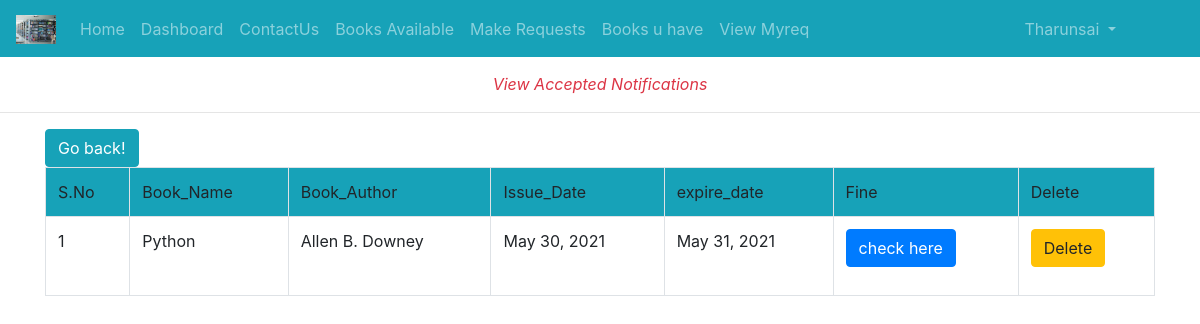
/books_st_have/ (signed in), run on the app's committed database.
### Library_App/models.py (models this page shows)
class User(AbstractUser):
	t = (
		(1,'student'),
		(2,'guest'),
		(3,'Staff'),
		)
	r=[('CSE','CSE'),('ECE','ECE'),('CIVIL','CIVIL'),('Mechanical','Mechanical'),('EEE','EEE'),('MBA','MBA')]
	role = models.IntegerField(default=2,choices=t)
	g=[('M',"Male"),('F','Female')]
	age=models.IntegerField(default=10)
	gender=models.CharField(max_length=10,choices=g,default="F")
	impf=models.ImageField(upload_to='profiles/',default="profile.jpg")
	Rg_No=models.CharField(max_length=120,default="")
	Branch=models.CharField(choices=r,max_length=120,default="")
	phone_no=models.CharField(null=True,default="1234567890",max_length=10)
	address=models.CharField(max_length=200,default="Tirupathi")

class st_admin_data(models.Model):
	Rg_No=models.CharField(max_length=120)
	Branch=models.CharField(max_length=120)
	Name=models.CharField(max_length=120)
	issue_status=models.IntegerField(default=0)
	Book_name=models.CharField(max_length=120)
	Book_author=models.CharField(max_length=120)
	Book_Edition=models.CharField(max_length=120,default="")
	Book_count=models.IntegerField(default=0)
	Issue_date=models.DateField(blank=True,null=True)
	Expire_date=models.DateField(blank=True,null=True)
	Return_Date=models.DateField(blank=True,null=True)
	Fine=models.IntegerField(default=0)
	uid=models.ForeignKey(User,on_delete=models.CASCADE)

### Library_App/views.py (the view)
# urls.py: path('books_st_have/',views.books_st_have,name="bk"),
def books_st_have(rq):
	k2=st_admin_data.objects.filter(uid_id=rq.user.id)
	print(k2)
	return render(rq,'html/books_st_have.html',{'y':k2})

### Library_App/templates/html/books_st_have.html (shortened to what this page needs)
{% extends 'html/base.html' %}
{% load static %}
{% block content %}
<div class="text-center text-danger">
	<br>
	<span><i>View Accepted Notifications</i></span>
</div>
<hr>
<div class="container">
	<table class="table table-bordered">
		<input type="button" value="Go back!" onclick="history.back()" class="btn btn-info">
		<tr class="bg bg-info">
			<td>S.No</td>
			<td>Book_Name</td>
			<td>Book_Author</td>
			<td>Issue_Date</td>
			<td>expire_date</td>
			<td>Fine</td>
			<td>Delete</td>
		</tr>
		{% for i in y %}
		{% if i.issue_status == 1 or i.issue_status == 3 %}
		<tr>
			<td>{{forloop.counter}}</td>
			<td>{{i.Book_name}}</td>
			<td>{{i.Book_author}}</td>
			<td>{{i.Issue_date}}</td>
			<td>{{i.Expire_date}}</td>
			<td>
				<p>
 					 <button class="btn btn-primary" type="button" data-toggle="collapse" data-target="#collapseExample" aria-expanded="false" aria-controls="collapseExample">
					    check here
					  </button>
				</p>
			</td>
			<td><a class="confirm-delete btn btn-warning" href="{% url 'datadelete' i.id %}">Delete</a></td>
		</tr>
		{% endif %}
		{% endfor %}
	</table>
</div>
<br><br><br><br><br>
{% endblock %}

### Library_App/templates/html/navbar.html (shortened to what this page needs)
{% load static %}
<nav class="navbar fixed-top navbar-expand-sm bg-info navbar-dark mb-2">
  <a class="navbar-brand" href="{% url 'hm' %}">
    <img src="{% static 'images/libnew.jpg' %}" alt="logo" style="width:40px;">
  </a>
  <div class="collapse navbar-collapse" id="collapsibleNavbar">
  <ul class="navbar-nav">
    {% if not user.is_authenticated %}
    <li class="nav-item">
      <a class="nav-link" href="{% url 'hm' %}">Home</a>
    </li>
    <li class="nav-item">
      <a class="nav-link" href="{% url 'at' %}">AboutUs</a>
    </li>
    <li class="nav-item">
      <a class="nav-link" href="{% url 'ct' %}">Contact Details</a>
    </li>
    {% else %}
    {% if user.is_superuser %}
     <li class="nav-item">
      <a class="nav-link" href="{% url 'hm' %}">Home</a>
    </li>
     <li class="nav-item">
      <a class="nav-link" href="{% url 'dsh' %}">Dashboard</a>
    </li>
    </li>
     <li class="nav-item">
      <a class="nav-link" href="{% url 'books_avail' %}">Books_available</a>
    </li>
    <li class="nav-item">
      <a class="nav-link" href="{% url 'gperm' %}">Grant Permission</a>
    </li>
    <li class="dropdown">
      <a type="button" class="nav-link dropdown-toggle" data-toggle="dropdown">Books Status</a>
      <div class="dropdown-menu">
        <a class="dropdown-item" href="{% url 'issue_book' %}">Issued Books</a>
      <a class="dropdown-item" href="{% url 'books_return'%}">Return Books</a></div>
    </li>
    <li class="nav-item" style='display:inline'>
      <a class="nav-link" href="{% url 'fine' %}">Fines List</a>
    </li>
    <li class="nav-item">
      <a class="nav-link" href="{% url 'viewn' %}">Students Requests</a>
    </li>
    {% else %}
   {% if user.role == 1 or user.role == 3 %}
      <li class="nav-item">
      <a class="nav-link" href="{% url 'hm' %}">Home</a>
    </li>
     <li class="nav-item">
      <a class="nav-link" href="{% url 'dsh' %}">Dashboard</a>
    </li>
    <li class="nav-item">
      <a class="nav-link" href="{% url 'ct' %}">ContactUs</a>
    </li>
    <li class="nav-item">
      <a class="nav-link" href="{% url 'studentbooks_avail' %}">Books Available</a>
    </li>
    <li class="nav-item">
      <a class="nav-link" href="{% url 'send_request' %}">Make Requests</a>
    </li>
     <li class="nav-item">
      <a class="nav-link" href="{% url 'bk' %}">Books u have</a>
    </li>
    <li class="nav-item">
        <a class="nav-link" href="{% url 'myreq' %}">View Myreq</a>
      </li>
    {% endif %}
    {% endif %}
    {% endif %}
  </ul>
  <ul class="navbar-nav ml-auto" style="margin-right:60px">
    {% if not user.is_authenticated %}
    <li class="nav-item">
      <a class="nav-link" href="{% url 'log' %}">LogIn</a>
    </li>
    {% else %}
  <li class="dropdown">
    <a type="button" class="nav-link dropdown-toggle" data-toggle="dropdown">
      {% if user.role == 1 or user.is_superuser or user.role == 3 %}
      {{user.username}}
       {% else %}
       Guest
       {% endif %}
    </a>
</li>
{% endif %}
</ul>
</div>
</nav>
<br>
<br>

### data on the page
User: username "Tharunsai"
st_admin_data: Book_name "Python", Book_author "Allen B. Downey", Issue_date "May 30, 2021", Expire_date "May 31, 2021"
